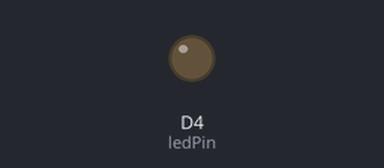
A sketch run on a simulated ESP8266 (NodeMCU). Parts: output pins drawn as LEDs (lit = HIGH). What the sketch prints to the serial monitor is not drawn.

Above: at 1.6 s.
At 52.8 s:
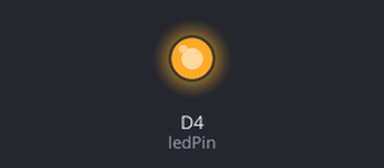
Timing chart, 0 to 54.3 s (numbered marks = the images above):
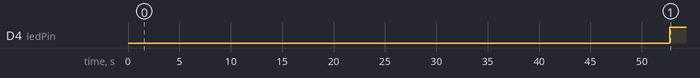

Measured:
- by itself, D4 (ledPin): LOW → HIGH at 52.7 s

The sketch:

10_Ubidots_Read_LED-Out.ino
```cpp
#include "UbidotsMicroESP8266.h"

#define DEVICE  "home_automation"  // Put here your Ubidots device label
#define VARIABLE  "temperature"  // Put here your Ubidots variable label
#define TOKEN  "BBFF-cUZQOc2P5OQPZ56jLX5t6NpY5n4n5Q"  // Put here your Ubidots TOKEN
#define WIFISSID "SSIDName" // Put here your Wi-Fi SSID
#define PASSWORD "password" // Put here your Wi-Fi password

#define ledPin D4

Ubidots client(TOKEN);

void setup()
{
  Serial.begin(115200);
  client.wifiConnection(WIFISSID, PASSWORD);
  pinMode(ledPin, OUTPUT);
}

void loop()
{
  float temperatureAtRemote = client.getValueWithDevice(DEVICE, VARIABLE);
  if (temperatureAtRemote != ERROR_VALUE)
  {
    Serial.print(F("value obtained -> Temperature at Remote Location :"));
    Serial.println(temperatureAtRemote);
  }
  else
  {
    Serial.println(F("Error getting value"));
  }
  if (temperatureAtRemote > 27)
  {
    digitalWrite(ledPin, LOW);
  }
  else
  {
    digitalWrite(ledPin, HIGH);
  }
  delay(1000);
}
```
